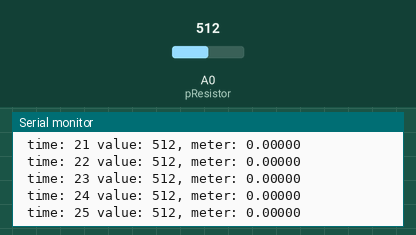
Recording of a program running on a simulated ESP8266 (Wemos D1 mini). On the bench: the last lines printed to the serial monitor. The test bench sets the inputs (shaded band); at power-on: A0 (pResistor) = 512. WiFi joins after 1.5 s; servers stay silent unless stated; no MQTT or app messages arrive unless stated.

Above: at 2.7 s.
2.8 s: A0 (pResistor) set to 11
At 3.8 s:
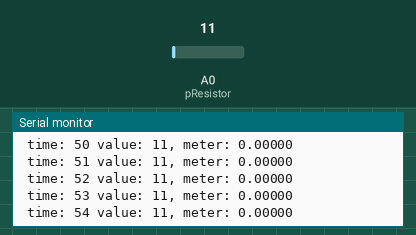
4.3 s: A0 (pResistor) set to 8
At 4.8 s:
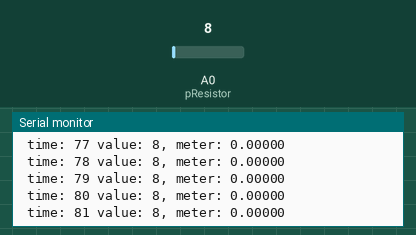
Timing chart, 0 to 7.3 s (numbered marks = the images above; inputs shaded):
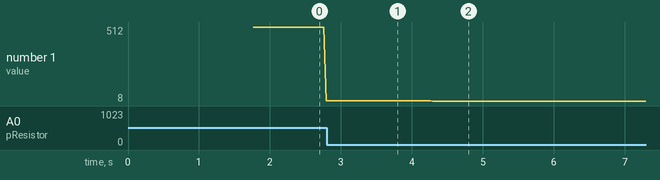

Measured:
- after the input at 2.8 s, the serial monitor: prints a new line at once (image 1)

The program:

main.cpp
```cpp
#include <Arduino.h>

// Wifi and MQTT
#include <ESP8266WiFi.h>
#include <DNSServer.h>
#include <WiFiManager.h>


// JSON
#include <ArduinoJson.h>


// Config file
#include "smartmeter.h"
#include "conn.h"
#include <PubSubClient.h>
const int pResistor = A0; // Photoresistor at Arduino analog pin A0

StaticJsonDocument<200> createJSON();

WiFiClient wificlient;
PubSubClient client(wificlient);

int value;				  //Store value from photoresistor (0-1023)
int timerTracker;     //Keeps track if 15 minute timer has been hit, if true send mqtt with collected data and reset.

bool meterFlag;
float metervalue;
void readPhotoSensor();

void setup() {
	Serial.begin(9600);
	Serial.println("Starting Program...");
	timerTracker = 9000;
	WiFi.begin(SSID, SSID_PASS);
	while (WiFi.status() != WL_CONNECTED)
	{
		delay(500);
		Serial.printf("Connecting to %s...\n", SSID);
	}

	Serial.printf("Connected to %s...\n", SSID);

	client.setServer(MQTT_SERVER, MQTT_PORT);
	while(!client.connected()) {
		Serial.println("Connecting to MQTT...");

		if (client.connect("TIMDB_PATJON_EMON_WEMOS", MQTT_USER, MQTT_PASSWORD )) {
			Serial.println("connected");
		} else {
			Serial.print("failed with state ");
			Serial.print(client.state());
			delay(2000);
		}
	}
}

void loop() {
	readPhotoSensor();
  	timerTracker++;
	//client.publish(MQTT_TOPIC, "WAT EEN KANKER BROKER");
  	//Check if 5 minutes passes
	//Serial.println(timerTracker);
	if(timerTracker >= 3000) {
		Serial.println("Sending Mqtt...");
		char buffer[512];
		SmartMeter meter("", "-", "-", "ISKRA-MT382", 5,5,5,5,5);
		StaticJsonDocument<200> doc;
		doc["id"].set("TIMDB_PATJON_EMON");
		doc["identification"].set("ISKRA-MT382");
		//doc["timestamp"].set("timestamp");
        doc["watt"].set(((metervalue/500) * 1000)*12);
		doc["signature"].set("2019-ETI-EMON-V01-TIMDB-PATJON");

		size_t n = serializeJson(doc, buffer);
		Serial.printf("JSON =\n%s\n",buffer);
		bool return_val = client.publish(MQTT_TOPIC, buffer);
		Serial.printf("Succesful publish?: %i\n", return_val);
		metervalue=0;
		timerTracker=0;
	}
	client.loop();
	delay(10);
}

void readPhotoSensor() {
  //Reading of lumen meter
  value = analogRead(pResistor);
  Serial.printf("time: %i value: %i, meter: %.5f\n ", timerTracker, value, metervalue);
  if(value > 1000 && meterFlag == false){
    meterFlag= true;
    metervalue++;
  } else if (value < 1000 && meterFlag == true){
    meterFlag= false;
  }
}
```

conn.h
```cpp
#ifndef CONN_H_
#define CONN_H_

#define SSID			"DaVinkie"
#define SSID_PASS		" "

// #define MQTT_SERVER		"sendlab.avansti.nl"
// #define MQTT_PORT		11883
// #define MQTT_USER		"smartmeter_admin"
// #define MQTT_PASSWORD	"s3_sm4rtm3t3r"
// #define MQTT_TOPIC		"smartmeter/log"
// #define MQTT_MAX_PACKET_SIZE 512

//PAUL MQTT Broker
#define MQTT_SERVER		"iot.paulhobbel.me"
#define MQTT_PORT		1883
#define MQTT_USER		""
#define MQTT_PASSWORD	""
#define MQTT_TOPIC		"smartmeter/log"
#define MQTT_MAX_PACKET_SIZE 512

#endif
```

smartmeter.h
```cpp
#include <string.h>
#include <iostream>
#include <ArduinoJson.h>

class SmartMeter {
	public:
		SmartMeter(String electricity_tariff,
					String equipment_id,
					String gas_equipment_id,
					String identification,
					int energy_delivered_tariff,
					int energy_returned_tariff,
					int power_delivered,
					int power_returned,
					int gas_device_type);

		// String electricity_tariff;
		// String equipment_id;
		// String gas_equipment_id;
		// String identification;
		String electricity_tariff;
		String equipment_id;
		String gas_equipment_id;
		String identification;
		int energy_delivered_tariff;
		int energy_returned_tariff;
		int power_delivered;
		int power_returned;
		int gas_device_type;
		String signature;
};
```

smartmeter.cpp
```cpp
#include "smartmeter.h"

SmartMeter::SmartMeter(String electricity_tariff,
						String equipment_id,
						String gas_equipment_id,
						String identification,
						int energy_delivered_tariff,
						int energy_returned_tariff,
						int power_delivered,
						int power_returned,
						int gas_device_type)
{;
		this->electricity_tariff = electricity_tariff;
		this->equipment_id = equipment_id;
		this->gas_equipment_id = gas_equipment_id;
		this->identification = identification;
		this->energy_delivered_tariff = energy_delivered_tariff;
		this->energy_returned_tariff = energy_returned_tariff;
		this->power_delivered = power_delivered;
		this->power_returned = power_returned;
		this->gas_device_type = gas_device_type ;
		this->signature = "2019-ETI-EMON-V01-TIMDB-PATJON";
}
```
